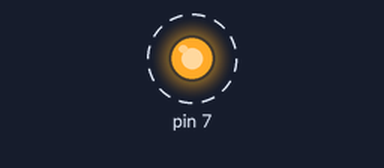
Recording of a sketch running on a simulated Arduino Uno, built with avr-gcc and run on an emulated ATmega328P. On the bench: output pins drawn as LEDs (lit = HIGH). Dashed ring = blinking.

Above: at 1.05 s.
Timing chart, 0 to 4.0 s (numbered marks = the images above):
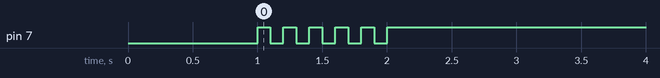

The sketch:

05_practice_2.ino.ino
```cpp
int c=0;
int cnt=0;
void setup() {
  pinMode(7,1);
  digitalWrite(7,c);
  delay(1000);
}

void loop() {
  while(cnt<=10){
    c=!c;
    digitalWrite(7, c);
    delay(100);
    cnt++;
  }
}
```

Measured:
- by itself, pin 7: alternates HIGH for 0.10 s and LOW for 0.10 s, 11 changes in all, then stays HIGH
